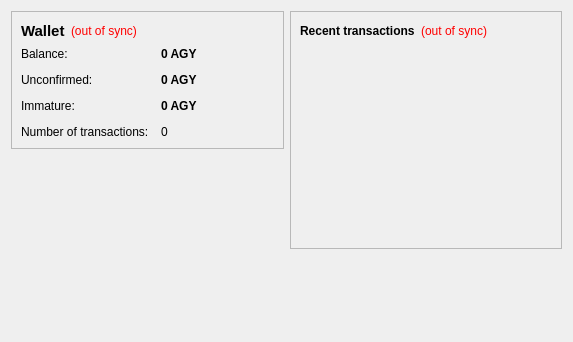
<?xml version="1.0" encoding="UTF-8"?>
<ui version="4.0">
 <class>OverviewPage</class>
 <widget class="QWidget" name="OverviewPage">
  <property name="geometry">
   <rect>
    <x>0</x>
    <y>0</y>
    <width>573</width>
    <height>342</height>
   </rect>
  </property>
  <property name="windowTitle">
   <string>Form</string>
  </property>
  <layout class="QHBoxLayout" name="horizontalLayout" stretch="1,1">
   <item>
    <layout class="QVBoxLayout" name="verticalLayout_2">
     <item>
      <widget class="QFrame" name="frame">
       <property name="frameShape">
        <enum>QFrame::StyledPanel</enum>
       </property>
       <property name="frameShadow">
        <enum>QFrame::Raised</enum>
       </property>
       <layout class="QVBoxLayout" name="verticalLayout_4">
        <item>
         <layout class="QHBoxLayout" name="horizontalLayout_4">
          <item>
           <widget class="QLabel" name="label_5">
            <property name="font">
             <font>
              <pointsize>11</pointsize>
              <weight>75</weight>
              <bold>true</bold>
             </font>
            </property>
            <property name="text">
             <string>Wallet</string>
            </property>
           </widget>
          </item>
          <item>
           <widget class="QLabel" name="labelWalletStatus">
            <property name="toolTip">
             <string>The displayed information may be out of date. Your wallet automatically synchronizes with the Agyrion network after a connection is established, but this process has not completed yet.</string>
            </property>
            <property name="styleSheet">
             <string notr="true">QLabel { color: red; }</string>
            </property>
            <property name="text">
             <string notr="true">(out of sync)</string>
            </property>
            <property name="alignment">
             <set>Qt::AlignLeading|Qt::AlignLeft|Qt::AlignVCenter</set>
            </property>
           </widget>
          </item>
          <item>
           <spacer name="horizontalSpacer_2">
            <property name="orientation">
             <enum>Qt::Horizontal</enum>
            </property>
            <property name="sizeHint" stdset="0">
             <size>
              <width>40</width>
              <height>20</height>
             </size>
            </property>
           </spacer>
          </item>
         </layout>
        </item>
        <item>
         <layout class="QFormLayout" name="formLayout_2">
          <property name="fieldGrowthPolicy">
           <enum>QFormLayout::AllNonFixedFieldsGrow</enum>
          </property>
          <property name="horizontalSpacing">
           <number>12</number>
          </property>
          <property name="verticalSpacing">
           <number>12</number>
          </property>
          <item row="0" column="0">
           <widget class="QLabel" name="label">
            <property name="text">
             <string>Balance:</string>
            </property>
           </widget>
          </item>
          <item row="0" column="1">
           <widget class="QLabel" name="labelBalance">
            <property name="font">
             <font>
              <weight>75</weight>
              <bold>true</bold>
             </font>
            </property>
            <property name="cursor">
             <cursorShape>IBeamCursor</cursorShape>
            </property>
            <property name="toolTip">
             <string>Your current balance</string>
            </property>
            <property name="text">
             <string notr="true">0 AGY</string>
            </property>
            <property name="textInteractionFlags">
             <set>Qt::LinksAccessibleByMouse|Qt::TextSelectableByKeyboard|Qt::TextSelectableByMouse</set>
            </property>
           </widget>
          </item>
          <item row="1" column="0">
           <widget class="QLabel" name="label_3">
            <property name="text">
             <string>Unconfirmed:</string>
            </property>
           </widget>
          </item>
          <item row="1" column="1">
           <widget class="QLabel" name="labelUnconfirmed">
            <property name="font">
             <font>
              <weight>75</weight>
              <bold>true</bold>
             </font>
            </property>
            <property name="cursor">
             <cursorShape>IBeamCursor</cursorShape>
            </property>
            <property name="toolTip">
             <string>Total of transactions that have yet to be confirmed, and do not yet count toward the current balance</string>
            </property>
            <property name="text">
             <string notr="true">0 AGY</string>
            </property>
            <property name="textInteractionFlags">
             <set>Qt::LinksAccessibleByMouse|Qt::TextSelectableByKeyboard|Qt::TextSelectableByMouse</set>
            </property>
           </widget>
          </item>
          <item row="3" column="0">
           <widget class="QLabel" name="label_2">
            <property name="text">
             <string>Number of transactions:</string>
            </property>
           </widget>
          </item>
          <item row="3" column="1">
           <widget class="QLabel" name="labelNumTransactions">
            <property name="toolTip">
             <string>Total number of transactions in wallet</string>
            </property>
            <property name="text">
             <string notr="true">0</string>
            </property>
           </widget>
          </item>
          <item row="2" column="0">
           <widget class="QLabel" name="labelImmatureText">
            <property name="text">
             <string>Immature:</string>
            </property>
           </widget>
          </item>
          <item row="2" column="1">
           <widget class="QLabel" name="labelImmature">
            <property name="font">
             <font>
              <weight>75</weight>
              <bold>true</bold>
             </font>
            </property>
            <property name="toolTip">
             <string>Mined balance that has not yet matured</string>
            </property>
            <property name="text">
             <string notr="true">0 AGY</string>
            </property>
            <property name="textInteractionFlags">
             <set>Qt::LinksAccessibleByMouse|Qt::TextSelectableByKeyboard|Qt::TextSelectableByMouse</set>
            </property>
           </widget>
          </item>
         </layout>
        </item>
       </layout>
      </widget>
     </item>
     <item>
      <spacer name="verticalSpacer">
       <property name="orientation">
        <enum>Qt::Vertical</enum>
       </property>
       <property name="sizeHint" stdset="0">
        <size>
         <width>20</width>
         <height>40</height>
        </size>
       </property>
      </spacer>
     </item>
    </layout>
   </item>
   <item>
    <layout class="QVBoxLayout" name="verticalLayout_3">
     <item>
      <widget class="QFrame" name="frame_2">
       <property name="frameShape">
        <enum>QFrame::StyledPanel</enum>
       </property>
       <property name="frameShadow">
        <enum>QFrame::Raised</enum>
       </property>
       <layout class="QVBoxLayout" name="verticalLayout">
        <item>
         <layout class="QHBoxLayout" name="horizontalLayout_2">
          <item>
           <widget class="QLabel" name="label_4">
            <property name="text">
             <string>&lt;b&gt;Recent transactions&lt;/b&gt;</string>
            </property>
           </widget>
          </item>
          <item>
           <widget class="QLabel" name="labelTransactionsStatus">
            <property name="toolTip">
             <string>The displayed information may be out of date. Your wallet automatically synchronizes with the Agyrion network after a connection is established, but this process has not completed yet.</string>
            </property>
            <property name="styleSheet">
             <string notr="true">QLabel { color: red; }</string>
            </property>
            <property name="text">
             <string notr="true">(out of sync)</string>
            </property>
            <property name="alignment">
             <set>Qt::AlignRight|Qt::AlignTrailing|Qt::AlignVCenter</set>
            </property>
           </widget>
          </item>
          <item>
           <spacer name="horizontalSpacer">
            <property name="orientation">
             <enum>Qt::Horizontal</enum>
            </property>
            <property name="sizeHint" stdset="0">
             <size>
              <width>40</width>
              <height>20</height>
             </size>
            </property>
           </spacer>
          </item>
         </layout>
        </item>
        <item>
         <widget class="QListView" name="listTransactions">
          <property name="styleSheet">
           <string notr="true">QListView { background: transparent; }</string>
          </property>
          <property name="frameShape">
           <enum>QFrame::NoFrame</enum>
          </property>
          <property name="verticalScrollBarPolicy">
           <enum>Qt::ScrollBarAlwaysOff</enum>
          </property>
          <property name="horizontalScrollBarPolicy">
           <enum>Qt::ScrollBarAlwaysOff</enum>
          </property>
          <property name="selectionMode">
           <enum>QAbstractItemView::NoSelection</enum>
          </property>
         </widget>
        </item>
       </layout>
      </widget>
     </item>
     <item>
      <spacer name="verticalSpacer_2">
       <property name="orientation">
        <enum>Qt::Vertical</enum>
       </property>
       <property name="sizeHint" stdset="0">
        <size>
         <width>20</width>
         <height>40</height>
        </size>
       </property>
      </spacer>
     </item>
    </layout>
   </item>
  </layout>
 </widget>
 <resources/>
 <connections/>
</ui>
